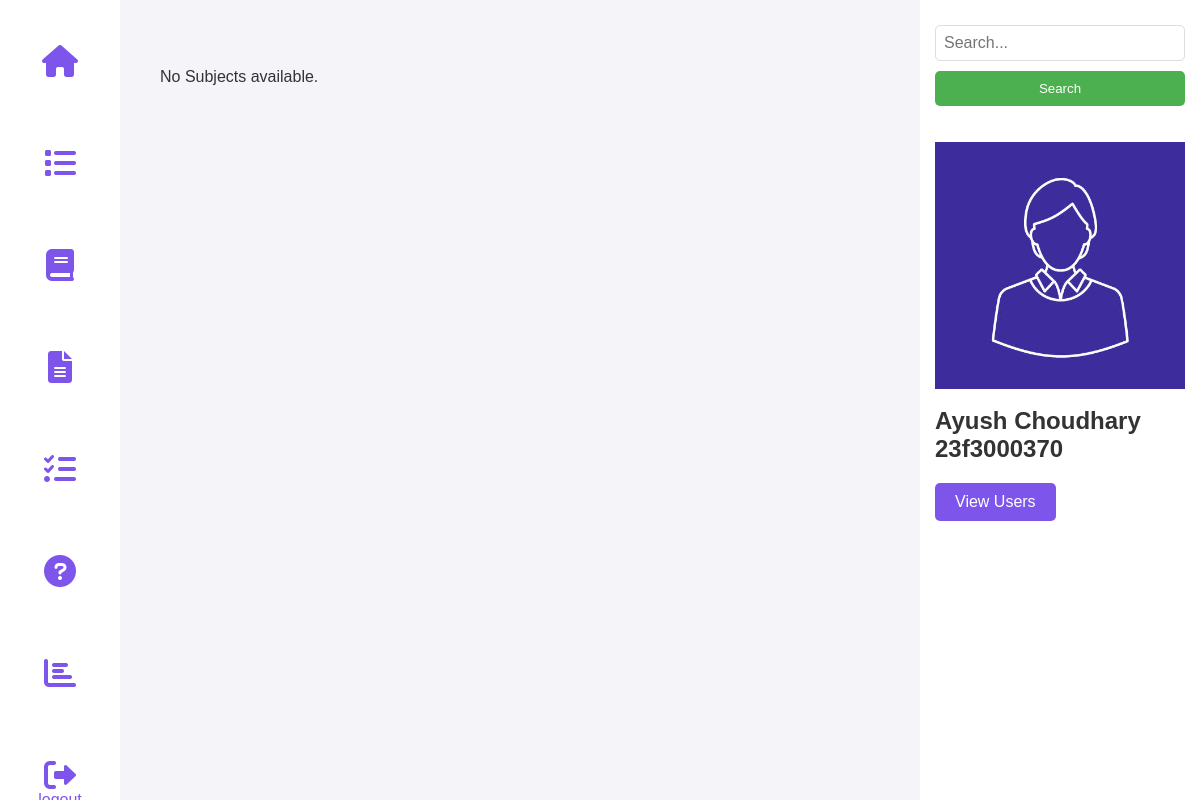
The app's page /admin_dashboard (signed in), older data.
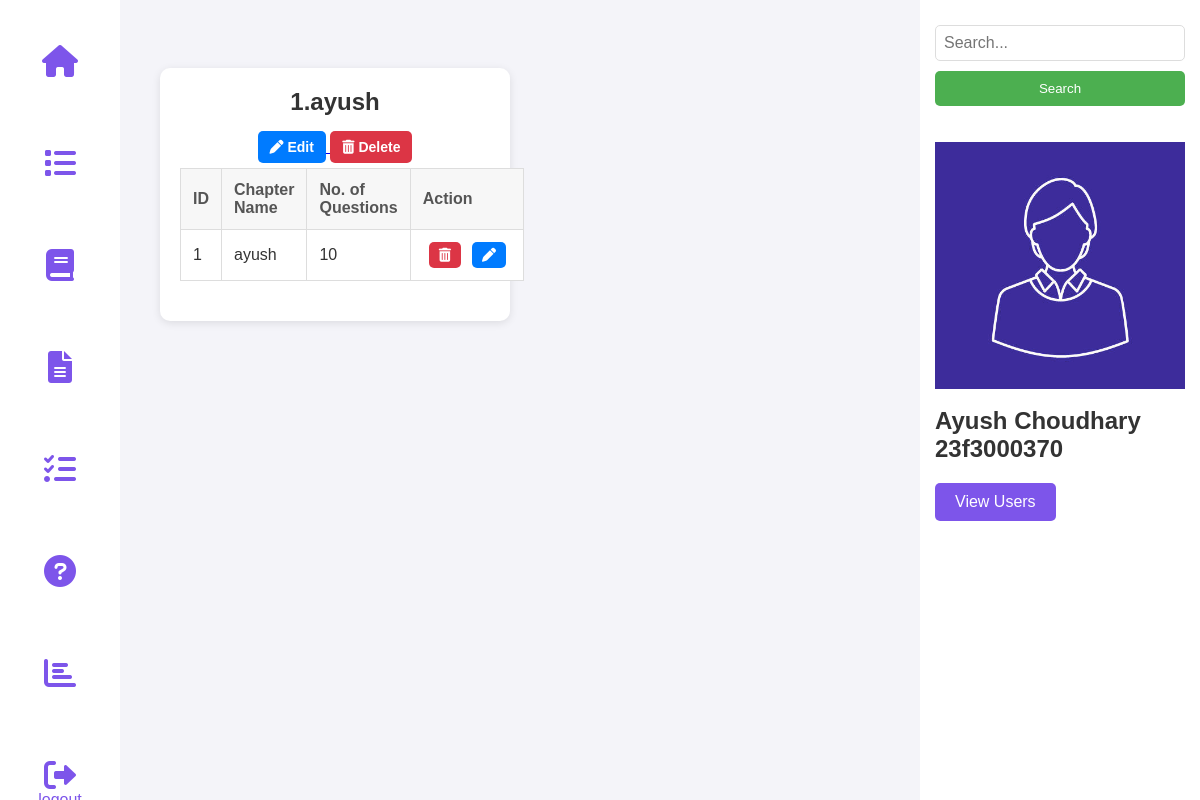
The same page, newer data.
### tables this page shows
CREATE TABLE SUBJECTS(
    id INTEGER PRIMARY KEY AUTOINCREMENT,
    subject_name TEXT NOT NULL
    );

CREATE TABLE CHAPTERS(
    id INTEGER PRIMARY KEY AUTOINCREMENT,
    chapter_name TEXT NOT NULL,
    subject_id INTEGER NOT NULL,
    no_of_question INTEGER NOT NULL,
    FOREIGN KEY(subject_id) REFERENCES SUBJECTS(id) on DELETE CASCADE ON UPDATE CASCADE
    );

### controllers/admin.py (the view)
@admin_bp.route('/admin_dashboard')
def admin_dashboard():
    if 'admin' not in session:
        return redirect(url_for('auth.admin_login'))
    conn = get_db_connection()
    cursor = conn.cursor()
    cursor.execute("SELECT * FROM SUBJECTS")
    subjects = cursor.fetchall()
    cursor.execute("SELECT id, chapter_name, subject_id, no_of_question FROM CHAPTERS")
    chapters = cursor.fetchall()
    conn.close()
    subject_dict = {sub[0]: {"id": sub[0], "name": sub[1], "chapters": []} for sub in subjects}
    for chap in chapters:
        subject_id = chap[2]
        if subject_id in subject_dict:
            subject_dict[subject_id]["chapters"].append({
                "id": chap[0],
                "name": chap[1],
                "no_of_question": chap[3]
            })
    return render_template('admin/admin_dashboard.html', subjects=subject_dict.values())

### models/setup_db.py (called while the page is built)
def get_db_connection():
    try:
        conn = sqlite3.connect(DB_PATH)
        conn.execute("PRAGMA foreign_keys = ON;")
        return conn
    except sqlite3.Error as e:
        print(f"❌ Database connection failed: {e}")
        return None

### templates/admin/admin_dashboard.html (shortened to what this page needs)
<!DOCTYPE html>
<html lang="en">
<head>
  <link rel="stylesheet" href="https://cdnjs.cloudflare.com/ajax/libs/font-awesome/6.0.0/css/all.min.css">
  <link rel="stylesheet" href="{{ url_for('static', filename='admin.css') }}">
</head>
<body>
  <nav class="nav">
    <div class="nav-left">
      <a href="{{ url_for('admin.admin_dashboard') }}"><button class="nav-button"><i
            class="fas fa-home fa-2x"></i></button></a>
      <a href="{{ url_for('admin.view_quiz') }}"><button class="nav-button"><i
            class="fas fa-list fa-2x"></i></button></a>
      <a href="{{ url_for('admin.add_subject') }}"><button class="nav-button"><i
            class="fas fa-book fa-2x"></i></button></a>
      <a href="{{ url_for('admin.add_chapter') }}"><button class="nav-button"><i
            class="fas fa-file-alt fa-2x"></i></button></a>
      <a href="{{ url_for('admin.add_quiz') }}"><button class="nav-button"><i
            class="fas fa-tasks fa-2x"></i></button></a>
      <a href="{{ url_for('admin.add_question') }}"><button class="nav-button"><i
            class="fas fa-question-circle fa-2x"></i></button></a>
      <a href="{{ url_for('admin.admin_summary') }}"><button class="nav-button"><i
            class="fas fa-chart-bar fa-2x"></i></button></a>
      <a href="{{ url_for('auth.logout') }}"><button class="nav-button"><i
            class="fas fa-sign-out-alt fa-2x"></i>logout</button></a>
    </div>
  </nav>
  <nav class="nav2">
    <div class="nav-right">
      <form method="GET" action="{{ url_for('admin.search_admin') }}">
        <input type="text" name="query" class="search-bar" placeholder="Search...">
        <button type="submit" class="search-button">Search</button>
      </form>
      <br><br>
      <img src="{{ url_for('static', filename='profile.png') }}" alt="Admin Profile" class="profile">
      <br>
      <h1>Ayush Choudhary</h1>
      <h2>23f3000370</h2>
      <a href="{{ url_for('admin.view_users') }}"><button class="back-button">View Users</button></a>
    </div>
  </nav>
  <div class="container2">
    {% for subject in subjects %}
    <div class="quiz-box">
      <h1>{{subject.id}}.{{ subject.name }}</h1>
      <a href="{{ url_for('admin.edit_subject', subject_id=subject.id) }}">
        <button class="edit-btn"><i class="fas fa-pen"></i> Edit</button>
      </a>
      <a href="{{ url_for('admin.delete_subject', subject_id=subject.id) }}" class="delete-button">
        <i class="fas fa-trash-alt"></i> Delete
      </a>
      <table border="1">
        <thead>
          <tr>
            <th>ID</th>
            <th>Chapter Name</th>
            <th>No. of Questions</th>
            <th>Action</th>
          </tr>
        </thead>
        <tbody>
          {% for chapter in subject.chapters %}
          <tr>
            <td>{{ chapter.id }}</td>
            <td>{{ chapter.name }}</td>
            <td>{{ chapter.no_of_question }}</td>
            <td>
              <div class="button-group">
                <br>
                <a href="{{ url_for('admin.delete_chapter', chapter_id=chapter.id) }}" class="delete-button">
                  <i class="fas fa-trash-alt"></i>
                </a>
                <a href="{{ url_for('admin.edit_chapter', chapter_id=chapter.id) }}" class="edit-btn">
                  <i class="fas fa-pen"></i>
                </a>
              </div>
            </td>
          </tr>
          {% else %}
          <tr>
            <td colspan="4">No chapters available</td>
          </tr>
          {% endfor %}
        </tbody>
      </table>
    </div>
    {% else %}
    <p>No Subjects available.</p>
    {% endfor %}
  </div>
</body>
</html>

### static/admin.css (style rules this page uses)
* { margin: 0; padding: 0; box-sizing: border-box; }
body { font-family: Arial, sans-serif; background-color: #f4f4f9; color: #333; padding: 0; margin: 0; }
.nav2 { width: 280px; position: fixed; right: 0; top: 0; height: 100vh; background-color: white; display: flex; flex-direction: column; align-items: flex-start; padding: 15px; }
.nav { width: 120px; position: fixed; left: 0; top: 0; height: 100vh; background-color: white; display: flex; flex-direction: column; align-items: flex-start; padding: 15px; }
.nav-left { display: flex; flex-direction: column; width: 100%; }
.nav-right { display: flex; flex-direction: column; width: 100%; }
.nav-button { background-color: white; border: none; color:#7d55ea; text-align: center; padding: 10px; width: 100%; font-size: 16px; cursor: pointer; margin-top: 20px; margin-bottom: 30px; }
.search-bar { width: 100%; padding: 8px; font-size: 16px; border: 1px solid #ddd; border-radius: 5px; margin: 10px 0; }
.search-button { width: 100%; padding: 10px; background-color: #4CAF50; color: white; border: none; border-radius: 5px; cursor: pointer; text-align: center; }
.quiz-box { background-color: white; border-radius: 10px; box-shadow: 0 2px 8px rgba(0, 0, 0, 0.1); padding: 20px; text-align: center; transition: transform 0.3s ease; }
.quiz-box h1 { font-size: 1.5rem; margin-bottom: 15px; color: #333; }
.quiz-box table { width: 100%; border-collapse: collapse; margin-bottom: 20px; }
.quiz-box th, .quiz-box td { padding: 12px; text-align: left; border: 1px solid #ddd; }
.quiz-box th { background-color: #f7f7f7; color: #555; font-weight: bold; }
.quiz-box td { background-color: #fff; color: #333; }
.edit-btn, .delete-button { padding: 8px 12px; border: none; border-radius: 5px; font-size: 14px; font-weight: bold; cursor: pointer; transition: all 0.3s ease; }
.edit-btn { background-color: #007bff; color: white; margin-bottom: 5px; }
.delete-button { background-color: #dc3545; color: white; text-decoration: none; display: inline-block; }
td { text-align: center; }
td .delete-button, td .edit-btn { display: inline-flex; align-items: center; justify-content: center; padding: 6px 10px; border-radius: 5px; text-decoration: none; transition: 0.3s ease; font-size: 14px; gap: 5px; }
.delete-button { background-color: #dc3545; color: white; }
td .delete-button, td .edit-btn { display: inline-flex; margin: 0 5px; }
.container2 { display: grid; grid-template-columns: repeat(auto-fill, minmax(350px, 1fr)); gap: 20px; margin-top: 4%; padding: 20px; margin-left: 140px; margin-right: 300px; }
td .button-group { display: flex; gap: 1px; justify-content: center; }
.back-button { background-color: #7d55ea; color: white; border: none; padding: 10px 20px; margin-top: 20px; font-size: 16px; border-radius: 5px; cursor: pointer; }

Row changes from the older to the newer data that the page shows:
added SUBJECTS: id "1", name "ayush"
added CHAPTERS: id "1", name "ayush", no_of_question "10"
Text that changed along with them:
text no longer shown: "No Subjects available."
